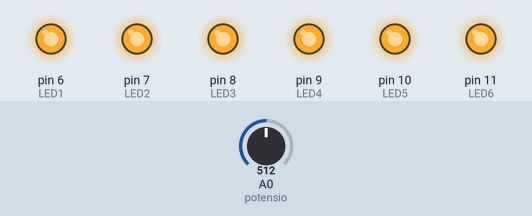
Recording of a sketch running on a simulated Arduino Uno, built with avr-gcc and run on an emulated ATmega328P. On the bench: output pins drawn as LEDs (lit = HIGH). The inputs (shaded band) are chosen by the test bench; at power-on: A0 (potensio) = 512.

Above: at 2.8 s.
2.9 s: A0 (potensio) set to 900
At 6.0 s:
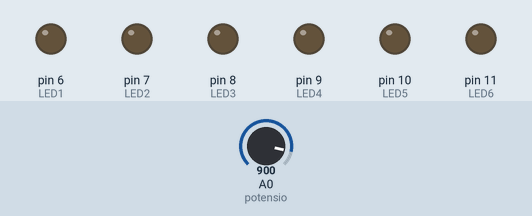
8.9 s: A0 (potensio) set to 515
13.5 s: A0 (potensio) set to 490
At 15.3 s:
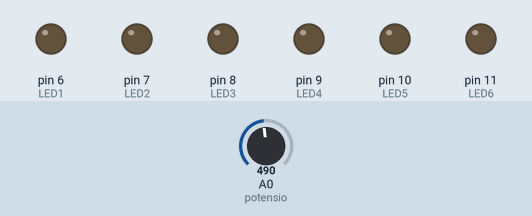
16.2 s: A0 (potensio) set to 108
18.9 s: A0 (potensio) set to 96
At 20.7 s:
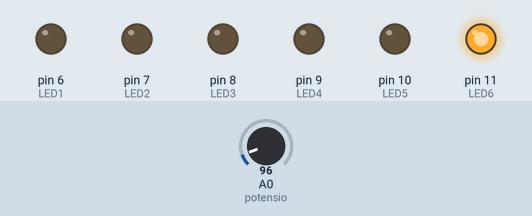
24.9 s: A0 (potensio) set to 122
At 26.0 s:
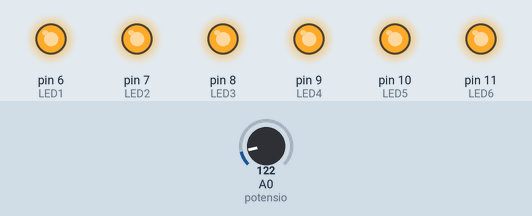
Timing chart, 0 to 27.9 s (numbered marks = the images above; inputs shaded):
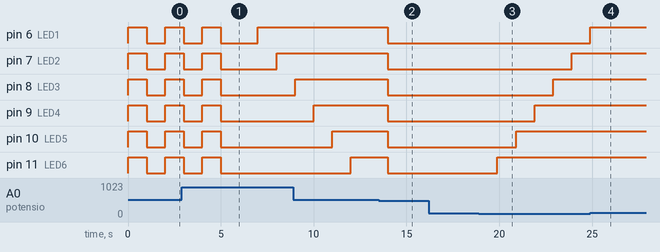

Measured:
- the behaviour switches between 101 and 100 on A0 (potensio) (found by bisection; images 2 and 3)
- after the input at 2.9 s, pin 8 (LED3), pin 9 (LED4), pin 10 (LED5), pin 11 (LED6): goes on until 5.0 s, then stays LOW
- after the input at 13.5 s, pin 6 (LED1), pin 7 (LED2), pin 8 (LED3), pin 9 (LED4), pin 10 (LED5), pin 11 (LED6): goes on until 14.0 s, then stays LOW
- after the input at 16.2 s, every drawn part: stays the same
- after the input at 18.9 s, pin 7 (LED2): LOW → HIGH after 5.0 s; pin 8 (LED3): LOW → HIGH after 4.0 s; pin 9 (LED4): LOW → HIGH after 3.0 s; pin 10 (LED5): LOW → HIGH after 2.0 s; pin 11 (LED6): LOW → HIGH after 1.0 s
- after the input at 24.9 s, pin 6 (LED1): goes on until 24.9 s, then stays HIGH; pin 7 (LED2), pin 8 (LED3), pin 9 (LED4), pin 10 (LED5), pin 11 (LED6): stays HIGH (without the input it goes to LOW after 1.0 s)

The sketch:

Rangkaian_dengan_satu_potensio_dan_6_LED_disusun_berurutan.ino
```cpp
// Rangkaian dengan satu potensio dan 6 LED disusun berurutan

int potensio = A0;
int LED1 = 6;
int LED2 = 7;
int LED3 = 8;
int LED4 = 9;
int LED5 = 10;
int LED6 = 11;
int bacapotensio = 0;

void setup()
{
 pinMode (potensio, INPUT);
 pinMode (LED1, OUTPUT);
 pinMode (LED2, OUTPUT);
 pinMode (LED3, OUTPUT);
 pinMode (LED4, OUTPUT);
 pinMode (LED5, OUTPUT);
 pinMode (LED6, OUTPUT);
}

void loop()
{
 bacapotensio = analogRead(potensio);
 if(bacapotensio<=100){
 digitalWrite (LED6, LOW);
 digitalWrite (LED5, LOW);
 digitalWrite (LED4, LOW);
 digitalWrite (LED3, LOW);
 digitalWrite (LED2, LOW);
 digitalWrite (LED1, LOW);
 delay (1000);
 digitalWrite (LED6, HIGH);
 delay (1000);
 digitalWrite (LED5, HIGH);
 delay (1000);
 digitalWrite (LED4, HIGH);
 delay (1000);
 digitalWrite (LED3, HIGH);
 delay (1000);
 digitalWrite (LED2, HIGH);
 delay (1000);
 digitalWrite (LED1, HIGH);
 delay (1000);
}

if(bacapotensio>=500)
 {
   digitalWrite(LED1, HIGH);
   digitalWrite(LED2, HIGH);
   digitalWrite(LED3, HIGH);
   digitalWrite(LED4, HIGH);
   digitalWrite(LED5, HIGH);
   digitalWrite(LED6, HIGH);
   delay(1000);
   digitalWrite (LED1, LOW);
   digitalWrite (LED2, LOW);
   digitalWrite (LED3, LOW);
   digitalWrite (LED4, LOW);
   digitalWrite (LED5, LOW);
   digitalWrite (LED6, LOW);
   delay (1000);
 }

if(bacapotensio>=900)
 {
   digitalWrite (LED1, LOW);
   digitalWrite (LED2, LOW);
   digitalWrite (LED3, LOW);
   digitalWrite (LED4, LOW);
   digitalWrite (LED5, LOW);
   digitalWrite (LED6, LOW);
   delay (1000);
   digitalWrite (LED1, HIGH);
   delay (1000);
   digitalWrite (LED2, HIGH);
   delay (1000);
   digitalWrite (LED3, HIGH);
   delay (1000);
   digitalWrite (LED4, HIGH);
   delay (1000);
   digitalWrite (LED5, HIGH);
   delay (1000);
   digitalWrite (LED6, HIGH);
   delay (1000);
 }
}
```
